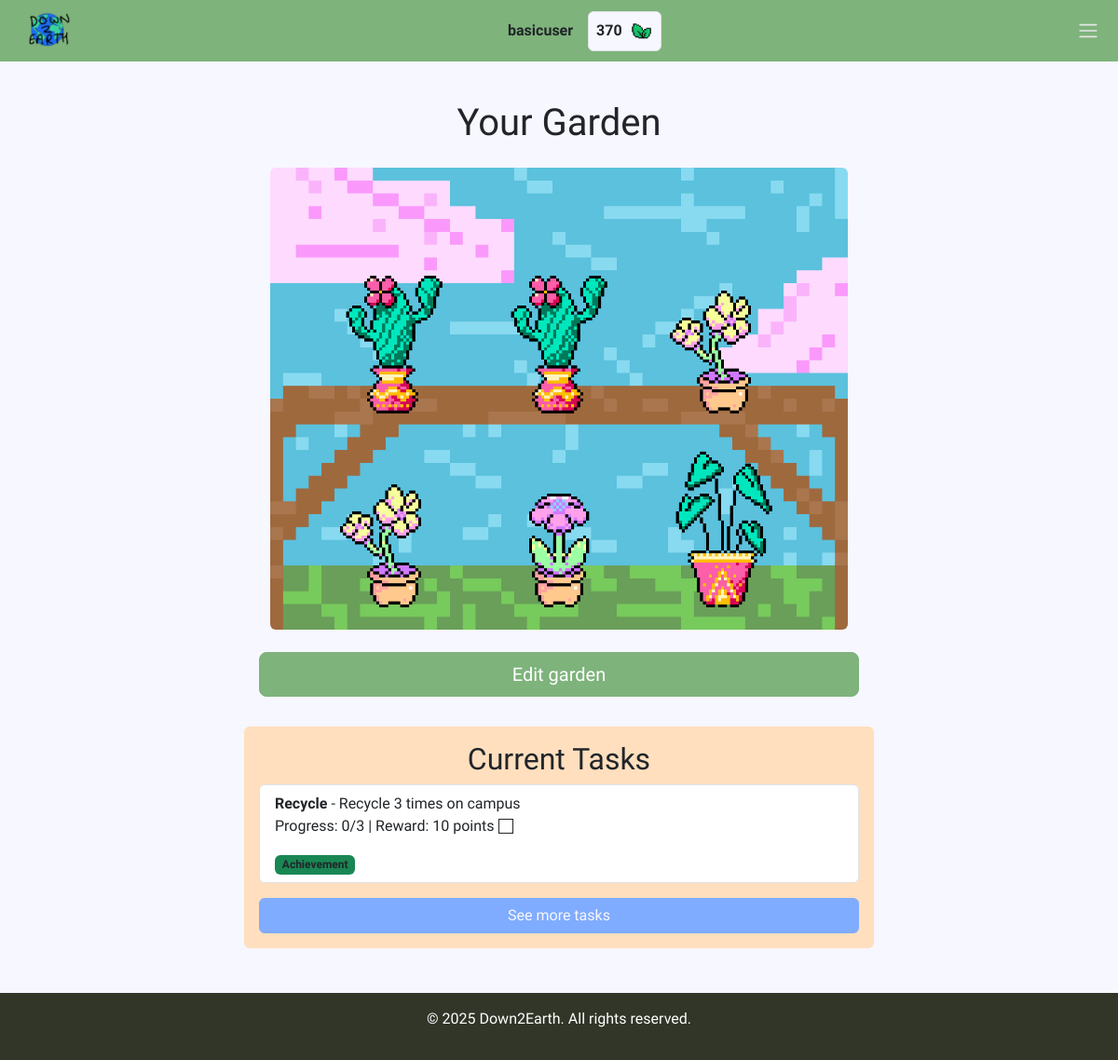
Page / (signed in) on the committed database.
### user_management/models.py (models this page shows, shortened)
class CustomUser(AbstractUser):
    email = models.EmailField(null=False, blank=False)
    owned_plants = models.ManyToManyField("garden.Plant", related_name="owners")
    objects = CustomUserManager()
    def get_incoming_friend_requests(self):
        request_ids = Friendship.objects.filter(
            user2=self, status="pending"
        ).values_list("user1", flat=True)
        return CustomUser.objects.filter(id__in=request_ids)

class UserStats(models.Model):
    user = models.OneToOneField(CustomUser, on_delete=models.CASCADE, related_name="stats")
    leaves = models.IntegerField(default=0)
    points = models.IntegerField(default=0)
    class Meta:
        verbose_name = "User Stats"
        verbose_name_plural = "User Stats"

### garden/models.py (models this page shows, shortened)
class Plant(models.Model):
    name = models.CharField(max_length=100)
    price = models.IntegerField()
    image = models.ImageField(upload_to="plant_images/")
    fact = models.TextField()
    onMarket = models.BooleanField(default=True) # Boolean field to check if the plant is on market

### main/models.py (models this page shows, shortened)
class Challenge(models.Model):
    challengeId = models.AutoField(primary_key=True)  # Primary key for the challenge
    title = models.CharField(max_length=50)  # Title of the challenge
    desc = models.CharField(max_length=500)  # Description of the challenge
    noOfTasks = models.IntegerField()  # Number of tasks in the challenge
    rewardValue = models.IntegerField()  # Reward value for completing the challenge
    qrvalue = models.CharField(max_length=50, default=None, null=True, blank=True)
    QRImage = models.ImageField(upload_to="qr_codes/", default=None, null=True, blank=True)
    isQR = models.BooleanField(default=False)
    repeatable = models.BooleanField(default=False)

### main/views.py (the view, shortened to what this page needs)
# urls.py: path("", views.home, name="home"),  # Home page
@login_required(login_url="/auth/login")
def home(request):
    if not request.user.is_authenticated:
        return render(request, "home.html", {"plant_slots": None})  # Prevents error for anonymous users
    try:
        userGarden = UserGarden.objects.get(user=request.user)
        plant_slots = [getattr(userGarden, f"plant{slot}Id", None) for slot in range(1, 7)]
    except UserGarden.DoesNotExist:
        plant_slots = []
    try:
        current_challenges = ChallengeParticipants.objects.latest('date')
    except ChallengeParticipants.DoesNotExist:
               current_challenges = None
    my_user_challenge = ChallengeParticipants.objects.filter(username=request.user)
    current = timezone.now().date()
    repeatable_challenges = Challenge.objects.filter(repeatable=True)
    random_item = repeatable_challenges.count()
    if current_challenges and current_challenges.date != current:
        for i in my_user_challenge:
            if i.challengeId.repeatable is True:
                print(i.challengeId)
                my_user_challenge.get(challengeId=i.challengeId).delete()
    user_challenge = ChallengeParticipants.objects.filter(username=request.user, status="incomplete")
    challenge_in_progress = [
        {
            "title": challenge_participant.challengeId.title,
            "desc": challenge_participant.challengeId.desc,
            "rewardValue": challenge_participant.challengeId.rewardValue,
            "progress": challenge_participant.progress,
            "noOfTasks":challenge_participant.challengeId.noOfTasks,
            "qrvalue":challenge_participant.challengeId.qrvalue,
            "id": challenge_participant.challengeId.challengeId,
            "date": challenge_participant.date,
            "isQR": challenge_participant.challengeId.isQR,
            "repeatable": challenge_participant.challengeId.repeatable,
        }
        for challenge_participant in user_challenge
    ]
    users = CustomUser.objects.get(username= request.user)
    available = users.owned_plants.all()
    return render(request, "home.html", {"plant_slots": plant_slots, "challenge_list":challenge_in_progress, "available":available})

### main/templates/home.html (shortened to what this page needs)
{% extends 'base.html' %}
{% load auth_extras static %}
{% block content %}
<div class="mobile-wrapper">
    <div class="container-fluid mt-5">
        <h1 class="text-center">Your Garden</h1>
        <div class="p-3 rounded">
            <div id="garden-display" class="rounded container mx-auto w-md-50 w-100" style="position: relative;">
                <img class="nonClickable" id="1" width="20%" style="position: absolute; left: 22.5%; top: 53.125%; transform: translate(-50%, -100%);" src="{{ plant_slots.0.image.url }}" alt="{{ plant_slots.0.name }}">
                <img class="nonClickable" id="2" width="20%" style="position: absolute; left: 50%; top: 53.125%; transform: translate(-50%, -100%);" src="{{ plant_slots.1.image.url }}" alt="{{ plant_slots.1.name }}">
                <img class="nonClickable" id="3" width="20%" style="position: absolute; left: 77.5%; top: 53.125%; transform: translate(-50%, -100%);" src="{{ plant_slots.2.image.url }}" alt="{{ plant_slots.2.name }}">
                <img class="nonClickable" id="4" width="20%" style="position: absolute; left: 22.5%; top: 56.25%; transform: translateX(-50%);" src="{{ plant_slots.3.image.url }}" alt="{{ plant_slots.3.name }}">
                <img class="nonClickable" id="5" width="20%" style="position: absolute; left: 50%; top: 56.25%; transform: translateX(-50%);" src="{{ plant_slots.4.image.url }}" alt="{{ plant_slots.4.name }}">
                <img class="nonClickable" id="6" width="20%" style="position: absolute; left: 77.5%; top: 56.25%; transform: translateX(-50%);" src="{{ plant_slots.5.image.url }}" alt="{{ plant_slots.5.name }}">
            </div>
            <div class="row mt-4">
                <div class="col-12 mb-3">
                <button type="button" class="btn btn-primary btn-lg w-100" onclick="swapClickable()">Edit garden</button>
                </div>
            </div>
        </div>
        <div class="row pb-5">
            <div class="col-12">
                <div class="p-3 rounded" style="background-color: #ffdfbe;">
                    <h2 class="text-center">Current Tasks</h2>
                    <ul class="list-group">
                        {% for item in challenge_list %}
                            {% if forloop.counter <= 4 %}
                                <li class="list-group-item">
                                    <strong>{{ item.title }}</strong> - {{ item.desc }}
                                    <p>Progress: {{ item.progress }}/{{ item.noOfTasks }} | Reward: {{ item.rewardValue }} points
                                    {% if item.isQR %}
                                        <button class="form-check-input border border-dark" qr="{{ item.qrvalue }}" id="button-{{ item.id }}" onclick="startScanner({{ item.id }})"></button>
                                        </p>
                                        <span class="badge bg-warning text-dark">QR Required</span>
                                        <div id="reader-{{ item.id }}-reader" style="width: 100%; max-width: 400px; margin: auto;"></div>
                                    {% else %}
                                        <button class="remove-button form-check-input border border-dark"
                                            progress="{{ item.progress }}"
                                            data-tasks="{{ item.noOfTasks }}" data-id="{{ item.id }}"
                                            data-points="{{ item.rewardValue }}">
                                        </button>
                                        </p>
                                    {% endif %}
                                    {% if item.repeatable is False %}
                                        <span class="badge bg-success text-dark">Achievement</span>
                                    {% endif %}
                                </li>
                            {% endif %}
                        {% empty %}
                            <p class="text-center">No challenges left</p>
                        {% endfor %}
                    </ul>
                    <button class="btn btn-secondary mt-3 w-100" onclick="window.location.href='allchallenges'">See more tasks</button>
                </div>
            </div>
        </div>
    </div>
</div>
{% endblock %}

### main/templates/base.html (shortened to what this page needs)
<!DOCTYPE html>
<html lang="en">
<head>
    <link href="https://cdn.jsdelivr.net/npm/bootstrap@5.3.3/dist/css/bootstrap.min.css"
          rel="stylesheet"
>
    {% load static %}
</head>
<body class="d-flex flex-column min-vh-100">
  <nav class="navbar navbar-light fixed-top navbar-overlay">
    <div class="container-fluid">
      <a class="navbar-brand" href="/">
        <img src="{% static 'icons/logo.png' %}" alt="site icon">
      </a>
      <div class="d-flex align-items-center">
        {% if user.is_authenticated %}
          <p class="mb-0 me-3 fw-bold">{{ user.username }}</p>
          <div class="d-flex align-items-center border rounded p-2" style="background-color: #F7F7FF;">
            <p class="mb-0 fw-bold">{{ user.stats.leaves }}</p>
            <img src="{% static 'icons/leaf.png' %}" height="25px" class="ms-2" alt="leaf icon">
          </div>
        {% endif %}
      </div>
      <div class="nav-item dropdown me-1">
        <a class="nav-link d-flex align-items-center" href="#" id="navbarDropdown" role="button"
           data-bs-toggle="dropdown" aria-expanded="false">
          <span class="navbar-toggler-icon"></span>
        </a>
      </div>
    </div>
  </nav>
  <div class="content">
    {% block content %}
    {% endblock %}
  </div>
  <footer class="footer text-white text-center py-3" style="background-color: #313628;">
    <div class="container">
      <p>&copy; <script>document.write(new Date().getFullYear());</script> Down2Earth. All rights reserved.</p>
    </div>
  </footer>
</body>
</html>

### rows in the picture
CustomUser: username "basicuser", stats.leaves "370"
Plant: image (picture)
Plant: image (picture)
Plant: image (picture)
Plant: image (picture)
Challenge: title "Recycle", desc "Recycle 3 times on campus", progress "0", noOfTasks "3", rewardValue "10"
